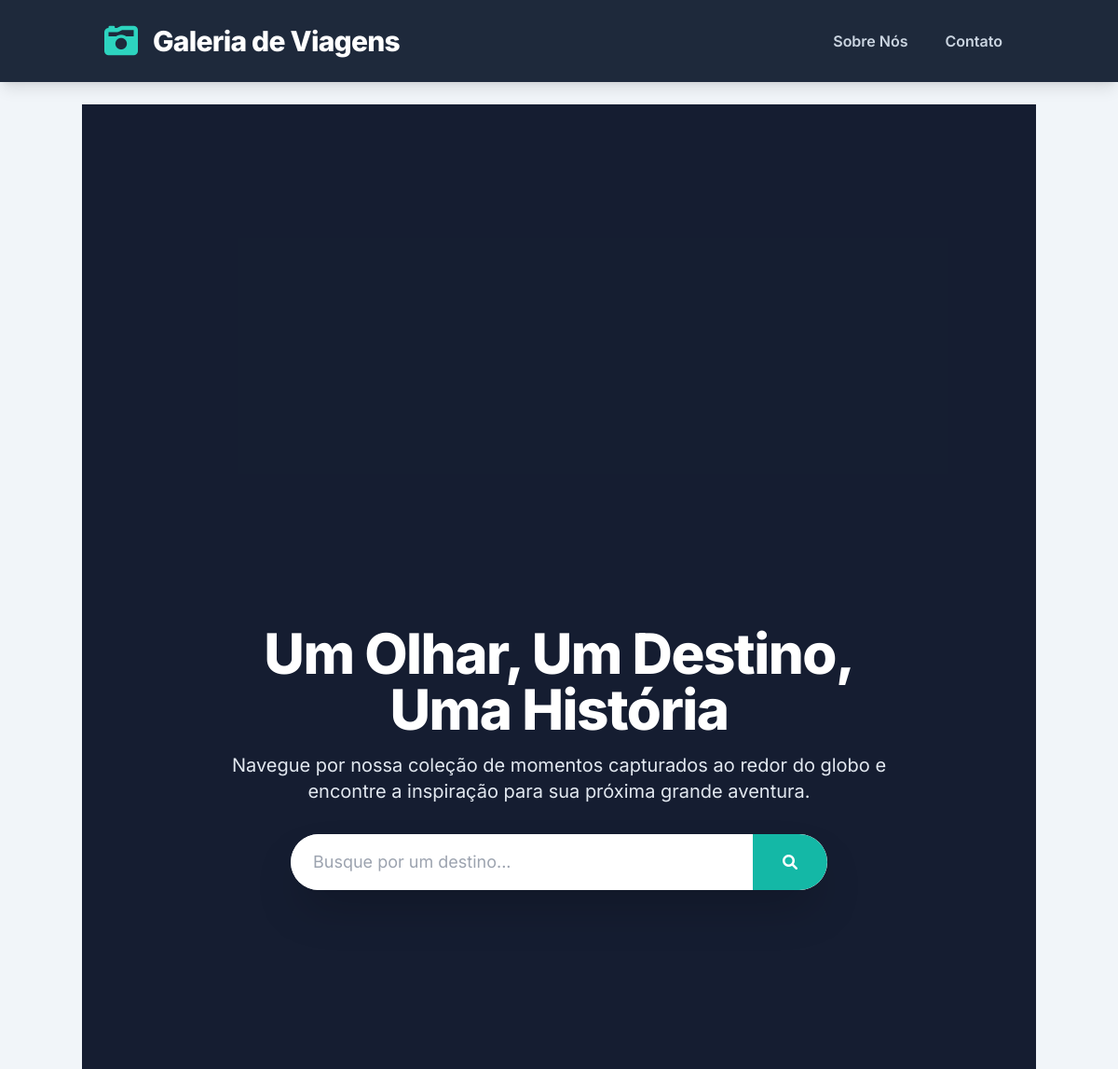
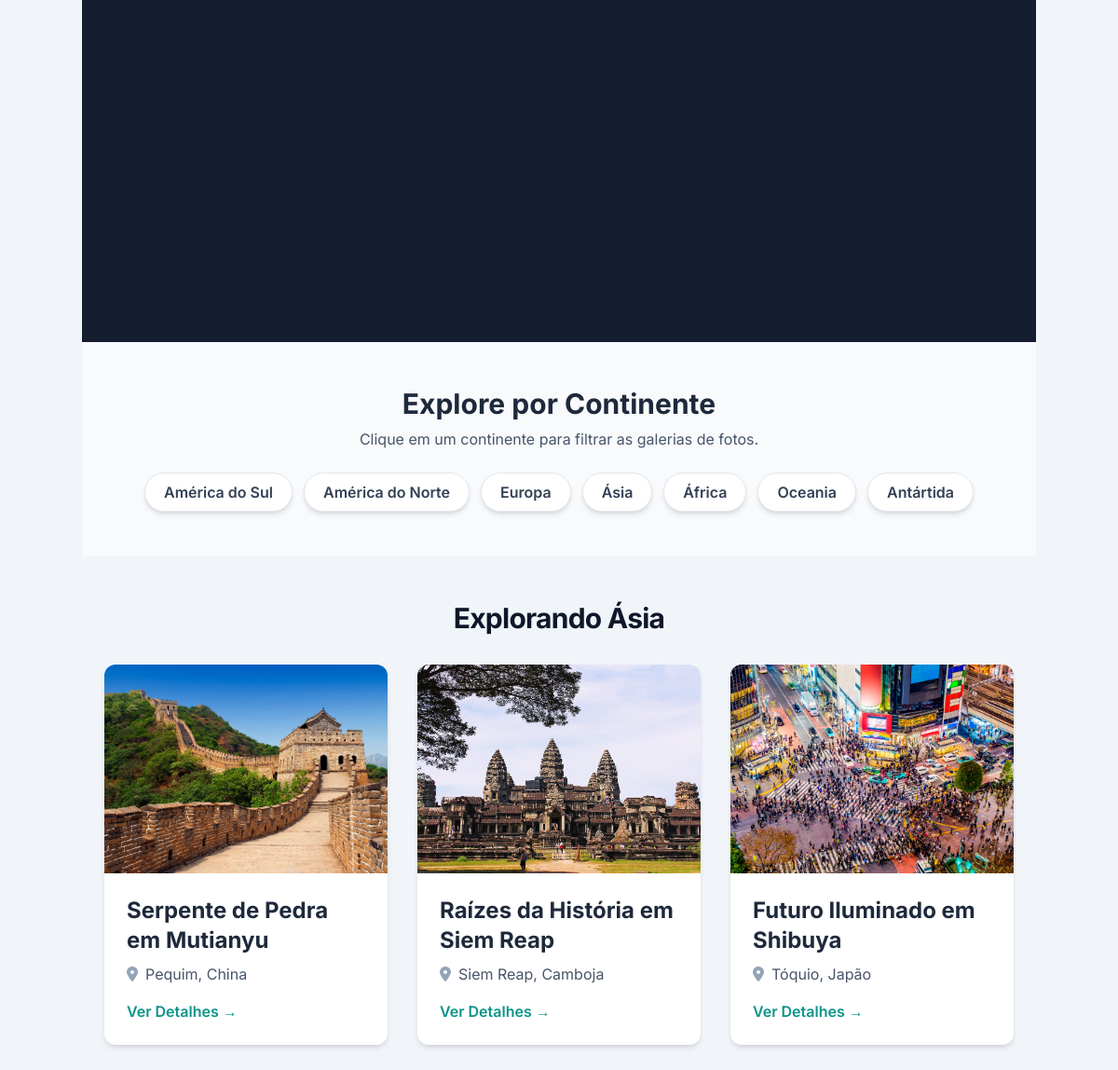
The page /continente/asia/ on the database its author committed (2 pictures, top to bottom).
### fotos/models.py (models this page shows, shortened)
class Foto(models.Model):
    titulo = models.CharField(max_length=150, null=False, blank=False)
    local = models.CharField(max_length=100, null=False, blank=False)
    continente = models.CharField(max_length=30, choices=CONTINENTES, default="america-do-sul")
    descricao = models.TextField()
    imagem = models.ImageField(upload_to='fotos/%Y/%m/%d/', blank=True)
    data_viagem = models.DateField(default=date.today)
    publicada = models.BooleanField(default=True)
    destaque = models.BooleanField(default=False, help_text="Marque para que esta foto possa aparecer na página inicial.")
    class Meta:
        verbose_name = 'Foto'
        verbose_name_plural = 'Fotos'
        ordering = ['-data_viagem']

### fotos/views.py (the view)
# urls.py: path('continente/<slug:continente_slug>/', views.filtrar_continente, name='filtrar_continente'),
def filtrar_continente(request, continente_slug):
    continente_info = dict(CONTINENTES)
    continente_nome = continente_info.get(continente_slug, "Desconhecido")
    fotos_publicadas = Foto.objects.filter(publicada=True, continente=continente_slug).order_by('-data_viagem')
    contexto = {
        'cards': fotos_publicadas,
        'continentes_list': CONTINENTES,
        'continente_selecionado': continente_nome,
    }
    return render(request, 'fotos/index.html', contexto)

### fotos/templates/fotos/index.html (shortened to what this page needs)
{% extends 'fotos/base.html' %}
{% load static %}
{% block content %}
{% if foto_destaque and foto_destaque.imagem %}
<header
    class="relative -mt-6 -mx-6 h-[60vh] flex items-center justify-center text-center bg-cover bg-center"
    style="background-image: url('{{ foto_destaque.imagem.url }}');">
{% else %}
<header
    class="relative -mt-6 -mx-6 h-[60vh] flex items-center justify-center text-center bg-cover bg-center"
    style="background-color: #1e293b;">
{% endif %}
    <div class="absolute inset-0 bg-slate-900 bg-opacity-60"></div>
    <div class="relative z-10 p-6 text-white max-w-3xl">
        <h1 class="text-5xl md:text-6xl font-extrabold mb-4 tracking-tight leading-tight">Um Olhar, Um Destino, Uma História</h1>
        <p class="text-lg md:text-xl text-slate-200 mb-8">Navegue por nossa coleção de momentos capturados ao redor do globo e encontre a inspiração para sua próxima grande aventura.</p>
        <form method="get" action="{% url 'buscar' %}" class="w-full max-w-xl mx-auto flex bg-white rounded-full shadow-2xl overflow-hidden">
            <input
                type="text"
                name="q"
                value="{{ query|default:'' }}"
                placeholder="Busque por um destino..."
                class="flex-grow p-4 text-slate-700 focus:outline-none focus:ring-2 focus:ring-teal-500 rounded-l-full pl-6 text-lg">
            <button
                type="submit"
                class="bg-teal-500 hover:bg-teal-600 text-white p-4 px-8 rounded-r-full transition-colors duration-300 flex items-center justify-center font-bold">
                <i class="fas fa-search"></i>
            </button>
        </form>
    </div>
</header>
<section class="py-12 bg-slate-50 -mx-6 px-6">
    <div class="container mx-auto text-center">
        <h2 class="text-3xl font-bold text-slate-800 mb-2">Explore por Continente</h2>
        <p class="text-slate-600 mb-6">Clique em um continente para filtrar as galerias de fotos.</p>
        <div class="flex flex-wrap gap-3 justify-center">
            {% for slug, nome in continentes_list %}
                <a href="{% url 'filtrar_continente' slug %}" class="bg-white hover:bg-teal-500 text-slate-700 hover:text-white font-semibold px-5 py-2 rounded-full transition-all duration-300 shadow-md border border-slate-200 hover:border-teal-500">{{ nome }}</a>
            {% endfor %}
        </div>
    </div>
</section>
<div class="container mx-auto mt-12">
    <h2 class="text-3xl font-bold mb-8 text-center text-slate-900 tracking-tight">
        {% if continente_selecionado %}
            Explorando {{ continente_selecionado }}
        {% elif query %}
            Resultados para "{{ query }}"
        {% else %}
            Recentes Adições à Galeria
        {% endif %}
    </h2>
    <div class="grid grid-cols-1 sm:grid-cols-2 lg:grid-cols-3 gap-8">
        {% if cards %}
            {% for card in cards %}
            <div class="group bg-white rounded-xl shadow-md hover:shadow-2xl transition-all duration-300 ease-in-out hover:-translate-y-2">
                <a href="{% url 'detalhe_foto' card.id %}" class="block">
                    <div class="overflow-hidden rounded-t-xl">
                        {% if card.imagem %}
                        <img src="{{ card.imagem.url }}" alt="{{ card.titulo }}" class="w-full h-56 object-cover transform group-hover:scale-105 transition-transform duration-300">
                        {% endif %}
                    </div>
                    <div class="p-6">
                        <h3 class="text-2xl font-bold mb-2 text-slate-800">{{ card.titulo }}</h3>
                        <p class="text-slate-600 mb-4 flex items-center"><i class="fas fa-map-marker-alt mr-2 text-slate-400"></i>{{ card.local }}</p>
                        <span class="font-semibold text-teal-600 hover:text-teal-800 transition-colors duration-300">Ver Detalhes &rarr;</span>
                    </div>
                </a>
            </div>
            {% endfor %}
        {% endif %}
    </div>
</div>
{% endblock %}

### fotos/templates/fotos/base.html (style rules this page uses)
body { font-family: 'Inter', sans-serif; }

### rows shown on the page
Foto: imagem (picture), titulo "Serpente de Pedra em Mutianyu", local "Pequim, China"
Foto: imagem (picture), titulo "Raízes da História em Siem Reap", local "Siem Reap, Camboja"
Foto: imagem (picture), titulo "Futuro Iluminado em Shibuya", local "Tóquio, Japão"

### other values the page prints
{{ nome }} "América do Sul" "América do Norte" "Europa" "Ásia" "África" "Oceania" "Antártida"
{{ continente_selecionado }} "Ásia"
